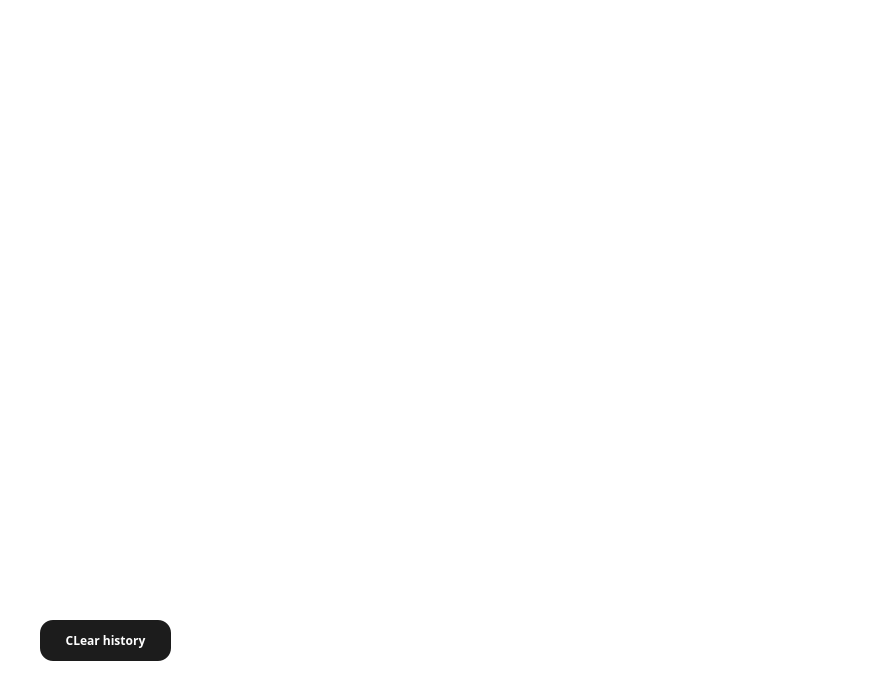
<?xml version="1.0" encoding="UTF-8"?>
<ui version="4.0">
 <class>Form</class>
 <widget class="QWidget" name="Form">
  <property name="geometry">
   <rect>
    <x>0</x>
    <y>0</y>
    <width>880</width>
    <height>700</height>
   </rect>
  </property>
  <property name="windowTitle">
   <string>Form</string>
  </property>
  <property name="windowIcon">
   <iconset>
    <normaloff>icon.png</normaloff>icon.png</iconset>
  </property>
  <property name="styleSheet">
   <string notr="true">border-radius: 54px;
background: #FFF;</string>
  </property>
  <widget class="QPushButton" name="Clear_Button">
   <property name="geometry">
    <rect>
     <x>40</x>
     <y>620</y>
     <width>131</width>
     <height>41</height>
    </rect>
   </property>
   <property name="cursor">
    <cursorShape>PointingHandCursor</cursorShape>
   </property>
   <property name="styleSheet">
    <string notr="true">border-radius: 13px;
background: #1C1C1C;
color: #FFF;
font-family: Poppins;
font-size: 12px;
font-style: normal;
font-weight: 700;
line-height: normal;</string>
   </property>
   <property name="text">
    <string>CLear history</string>
   </property>
  </widget>
 </widget>
 <resources/>
 <connections/>
</ui>
